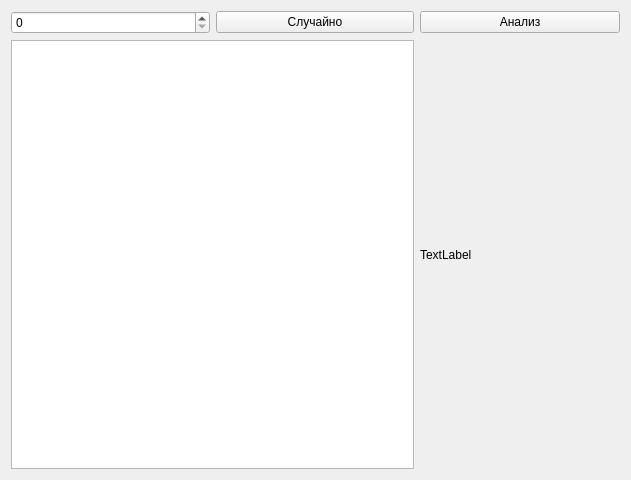
<?xml version="1.0" encoding="UTF-8"?>
<ui version="4.0">
 <class>Form</class>
 <widget class="QWidget" name="Form">
  <property name="geometry">
   <rect>
    <x>0</x>
    <y>0</y>
    <width>631</width>
    <height>480</height>
   </rect>
  </property>
  <property name="windowTitle">
   <string>Form</string>
  </property>
  <layout class="QHBoxLayout" name="horizontalLayout">
   <item>
    <layout class="QGridLayout" name="gridLayout">
     <item row="1" column="0">
      <widget class="QTableWidget" name="graph">
       <property name="sizePolicy">
        <sizepolicy hsizetype="MinimumExpanding" vsizetype="MinimumExpanding">
         <horstretch>0</horstretch>
         <verstretch>0</verstretch>
        </sizepolicy>
       </property>
       <attribute name="horizontalHeaderVisible">
        <bool>false</bool>
       </attribute>
       <attribute name="horizontalHeaderHighlightSections">
        <bool>false</bool>
       </attribute>
       <attribute name="verticalHeaderVisible">
        <bool>false</bool>
       </attribute>
       <attribute name="verticalHeaderHighlightSections">
        <bool>false</bool>
       </attribute>
      </widget>
     </item>
     <item row="1" column="1">
      <widget class="QLabel" name="label">
       <property name="minimumSize">
        <size>
         <width>200</width>
         <height>0</height>
        </size>
       </property>
       <property name="maximumSize">
        <size>
         <width>3000</width>
         <height>16777215</height>
        </size>
       </property>
       <property name="text">
        <string>TextLabel</string>
       </property>
      </widget>
     </item>
     <item row="0" column="1">
      <widget class="QPushButton" name="ok_btn">
       <property name="text">
        <string>Анализ</string>
       </property>
      </widget>
     </item>
     <item row="0" column="0">
      <layout class="QGridLayout" name="gridLayout_4">
       <item row="0" column="0">
        <widget class="QSpinBox" name="spin"/>
       </item>
       <item row="0" column="1">
        <widget class="QPushButton" name="random_btn">
         <property name="text">
          <string>Случайно</string>
         </property>
        </widget>
       </item>
      </layout>
     </item>
    </layout>
   </item>
  </layout>
 </widget>
 <resources/>
 <connections/>
</ui>
